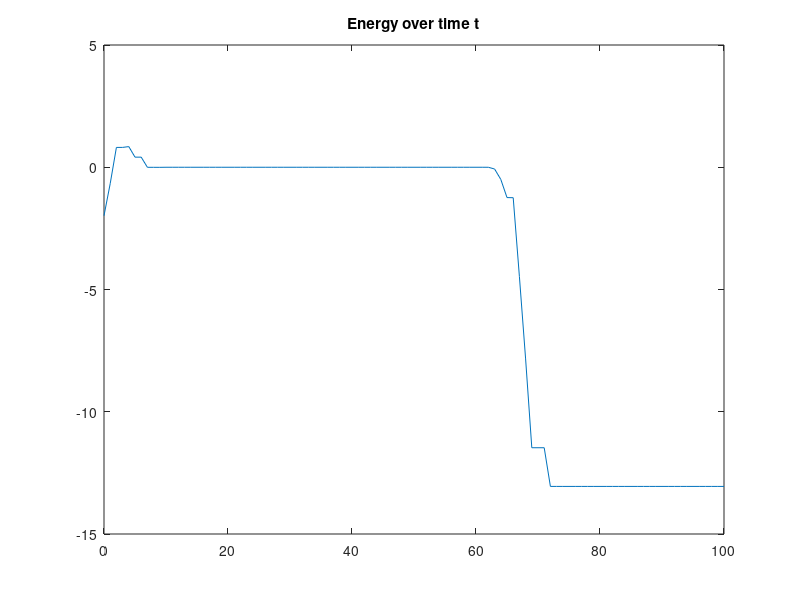
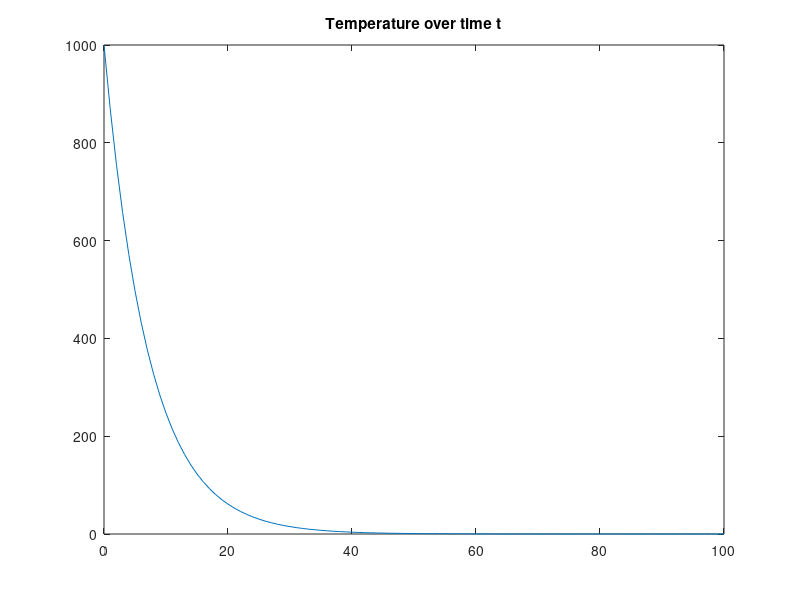

MATLAB code for these plots, in order:
%%%%%%%%%%
% MI2 - Exercise 9
%
% Task 2: Mean Field Annealing
%
% Jens Krenzin - 
% Till Rohrmann - 343756

close all;
clear all;
clc;

N = 6;

energy = @(S,W) -1/2*S'*W*S;

beta0 = 0.001;
tau = 1.15;
tmax = 100;
S = 2*rand(N,1)-1;

beta = beta0;

W = rand(N);
W = W+W';
W = W + diag(-diag(W));

E = zeros(tmax+1,1);
T = zeros(tmax+1,1);

for t = 1:tmax+1
    T(t) = 1/beta;
    E(t) = energy(S,W);
    node = ceil(N*rand());

    mean = W(node,:)*S;
    
    S(node)=tanh(beta*mean);
    
    beta = tau*beta;
end

figure();
plot(0:tmax,E);
title('Energy over time t');

figure();
plot(0:tmax,T);
title('Temperature over time t');











